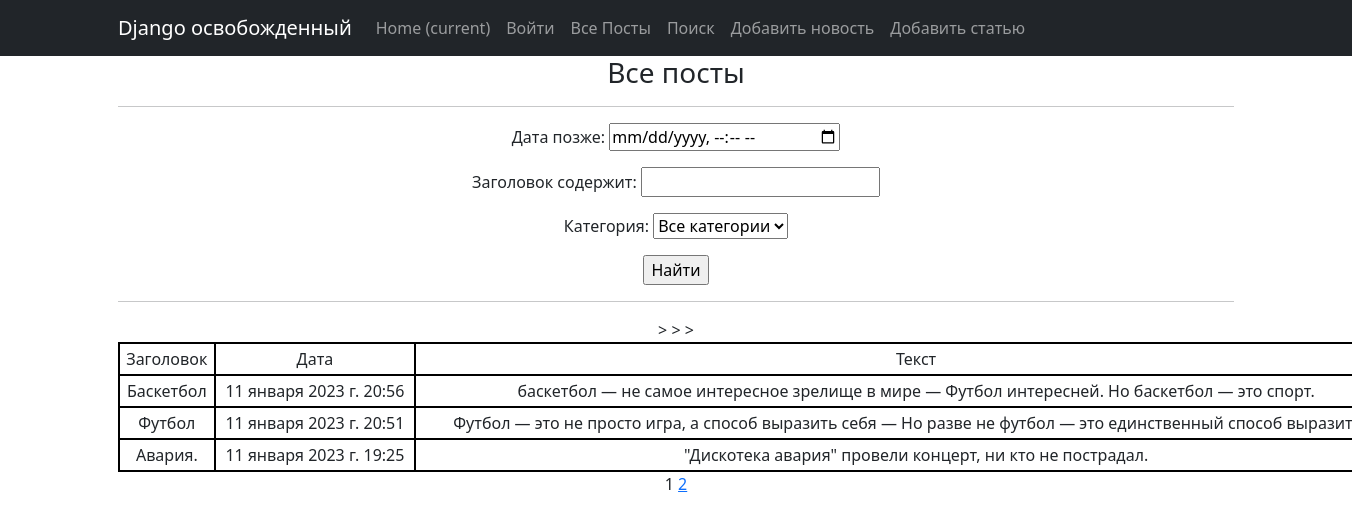
/post/search/, run on an earlier commit of the app's database.
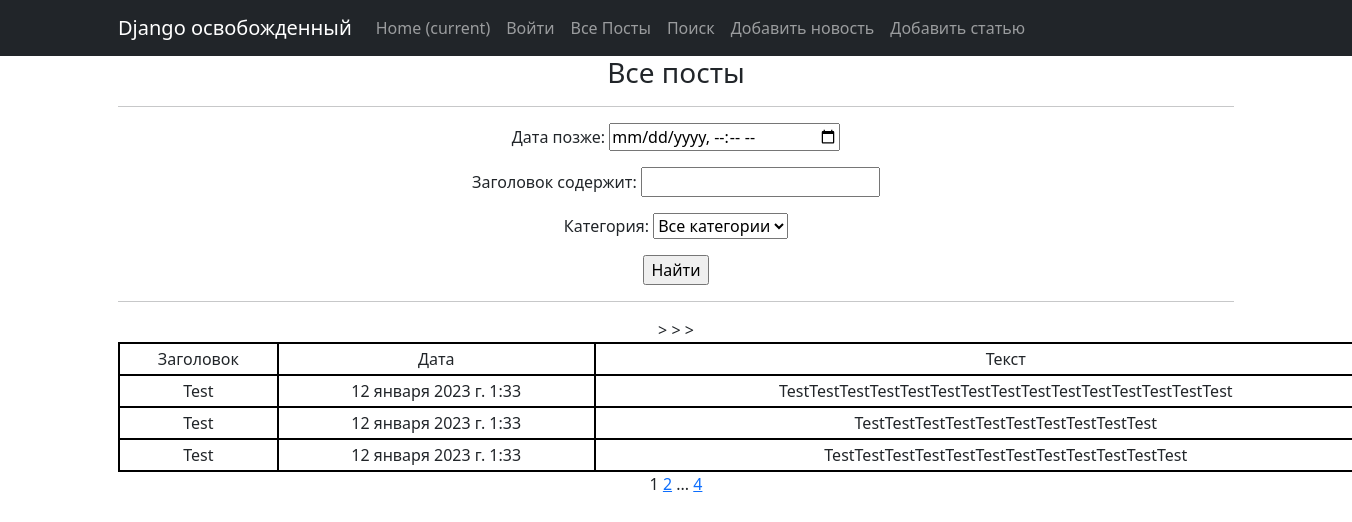
And on a later commit of the database.
### news/models.py (models this page shows, shortened)
class News(models.Model):
    name = models.CharField(
        max_length=50,
        unique=False,
    )
    description = models.TextField()
    date = models.DateTimeField(auto_now_add=True)
    category = models.ForeignKey(
        to='Category',
        on_delete=models.CASCADE,
        related_name='news'
    )

### news/views.py (the view)
# urls.py: path('search/', NewsListSearch.as_view(), name='post_search')
class NewsListSearch(NewsList):
    template_name = 'post_search.html'
    context_object_name = 'all_news'

### news/models.py (called while the page is built)
    def __str__(self):
        return self.name.title()

### news/templatetags/custom_filters.py (called while the page is built)
@register.filter()
def censor(text, word=str):
    if word in text:
        reword = word[0] + ((len(word) - 2) * "*") + word[-1]
        text = text.replace(word, reword)
    return text

### news/templatetags/custom_tags.py (called while the page is built)
@register.simple_tag(takes_context=True)
def url_replace(context, **kwargs):
   d = context['request'].GET.copy()
   for k, v in kwargs.items():
       d[k] = v
   return d.urlencode()

### news/views.py (called while the page is built)
    def get_queryset(self):
        queryset = super().get_queryset()
        self.filterset = NewsFilter(self.request.GET, queryset)
        return self.filterset.qs

    def get_context_data(self, **kwargs):
        context = super().get_context_data(**kwargs)
        context['time_now'] = datetime.utcnow()
        context['next_sale'] = "Распродажа в среду!"
        context['filterset'] = self.filterset
        return context

### templates/post_search.html (shortened to what this page needs)
{% extends 'flatpages/default.html' %}
{% load custom_filters %}
{% load custom_tags %}
{% block content %}
<h3>Все посты</h3>
    <hr>
    <form action="" method="get">
        {{ filterset.form.as_p }}
        <input type="submit" value="Найти" />
    </form>
   <hr>
   {% if all_news %}
<table>
    <tr>
        <td>Заголовок</td>
        <td>Дата</td>
        <td>Текст</td>
    </tr>
    {% for news in all_news %}
    <tr>
        <td>{{ news.name }}</td>
        <td>{{ news.date }}</td>
        <td>{{ news.description|truncatewords:20|censor:"борьбу"|censor:"ограбили"|censor:"умерщвляли" }}</td>
    </tr>
    {% endfor %}
</table>
   {% else %}
       <h2>Постов нет!</h2>
   {% endif %}
   {{ page_obj.number }}
   {% if page_obj.has_next %}
       <a href="?{% url_replace page=page_obj.next_page_number %}">{{ page_obj.next_page_number }}</a>
       {% if paginator.num_pages != page_obj.next_page_number %}
           ...
           <a href="?{% url_replace page=page_obj.paginator.num_pages %}">{{ page_obj.paginator.num_pages }}</a>
       {% endif %}
   {% endif %}
{% endblock content %}

What changed in the data, as far as the page shows it:
no longer on this page (row unchanged): News: name "Баскетбол", date "11 января 2023 г. 20:56", description|censor "баскетбол — не самое интересное зрелище в мире — Футбол интересней. Но баскетбол — это спорт."
no longer on this page (row unchanged): News: name "Футбол", date "11 января 2023 г. 20:51", description|censor "Футбол — это не просто игра, а способ выразить себя — Но разве не футбол — это единственный способ…"
no longer on this page (row unchanged): News: name "Авария.", date "11 января 2023 г. 19:25", description|censor "\"Дискотека авария\" провели концерт, ни кто не пострадал."
added News: name "Test", date "12 января 2023 г. 1:33", description|censor "TestTestTestTestTestTestTestTestTestTestTestTestTestTestTest"
added News: name "Test", date "12 января 2023 г. 1:33", description|censor "TestTestTestTestTestTestTestTestTestTest"
added News: name "Test", date "12 января 2023 г. 1:33", description|censor "TestTestTestTestTestTestTestTestTestTestTestTest"
Also different on the page:
{{ page_obj.paginator.num_pages }}: (not shown) → "4"
